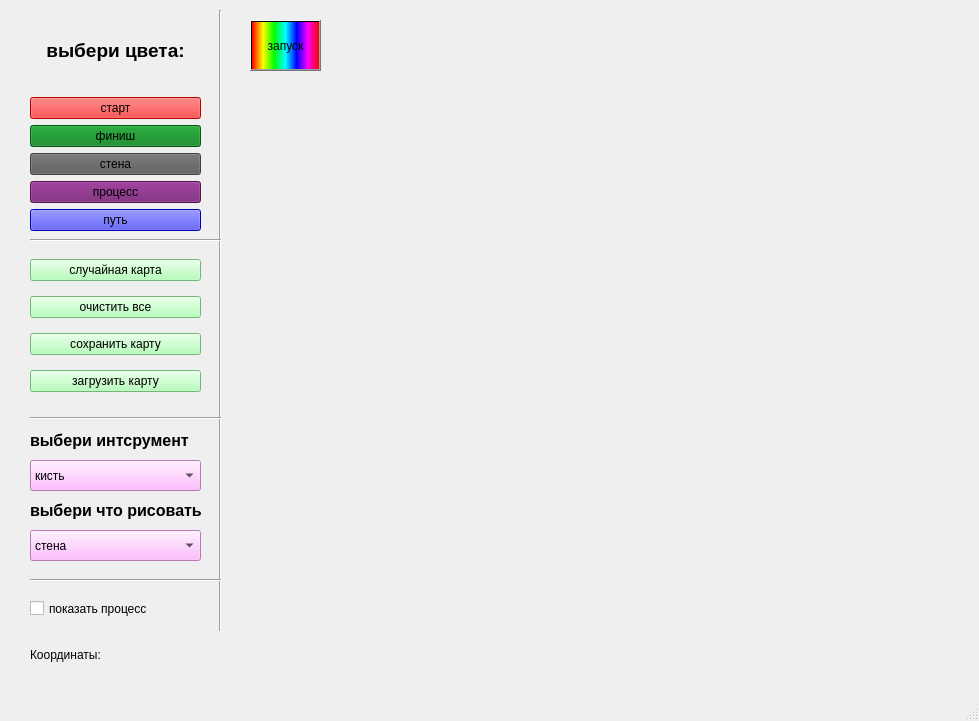
<?xml version="1.0" encoding="UTF-8"?>
<ui version="4.0">
 <class>MainWindow</class>
 <widget class="QMainWindow" name="MainWindow">
  <property name="enabled">
   <bool>true</bool>
  </property>
  <property name="geometry">
   <rect>
    <x>0</x>
    <y>0</y>
    <width>979</width>
    <height>721</height>
   </rect>
  </property>
  <property name="windowTitle">
   <string>MainWindow</string>
  </property>
  <widget class="QWidget" name="centralwidget">
   <widget class="QWidget" name="verticalLayoutWidget">
    <property name="geometry">
     <rect>
      <x>30</x>
      <y>10</y>
      <width>171</width>
      <height>221</height>
     </rect>
    </property>
    <layout class="QVBoxLayout" name="verticalLayout">
     <item>
      <widget class="QLabel" name="label">
       <property name="styleSheet">
        <string notr="true">font: 8pt &quot;Century Gothic&quot;;</string>
       </property>
       <property name="text">
        <string>&lt;html&gt;&lt;head/&gt;&lt;body&gt;&lt;p align=&quot;center&quot;&gt;&lt;span style=&quot; font-size:14pt; font-weight:600;&quot;&gt;выбери цвета:&lt;/span&gt;&lt;/p&gt;&lt;/body&gt;&lt;/html&gt;</string>
       </property>
      </widget>
     </item>
     <item>
      <widget class="QPushButton" name="btn_start">
       <property name="whatsThis">
        <string>&lt;html&gt;&lt;head/&gt;&lt;body&gt;&lt;p&gt;Ctrl+S&lt;/p&gt;&lt;/body&gt;&lt;/html&gt;</string>
       </property>
       <property name="styleSheet">
        <string notr="true">font: 75 12pt &quot;Century Gothic&quot;;
background-color: rgb(255, 0, 0);

</string>
       </property>
       <property name="text">
        <string>старт</string>
       </property>
      </widget>
     </item>
     <item>
      <widget class="QPushButton" name="btn_finish">
       <property name="whatsThis">
        <string>&lt;html&gt;&lt;head/&gt;&lt;body&gt;&lt;p&gt;Ctrl+S&lt;/p&gt;&lt;/body&gt;&lt;/html&gt;</string>
       </property>
       <property name="styleSheet">
        <string notr="true">font: 75 12pt &quot;Century Gothic&quot;;
background-color: rgb(1, 124, 20);
border-color: rgb(255, 85, 255);
</string>
       </property>
       <property name="text">
        <string>финиш</string>
       </property>
      </widget>
     </item>
     <item>
      <widget class="QPushButton" name="btn_wall">
       <property name="whatsThis">
        <string>&lt;html&gt;&lt;head/&gt;&lt;body&gt;&lt;p&gt;Ctrl+S&lt;/p&gt;&lt;/body&gt;&lt;/html&gt;</string>
       </property>
       <property name="styleSheet">
        <string notr="true">font: 75 12pt &quot;Century Gothic&quot;;
background-color: rgb(91, 91, 91);
</string>
       </property>
       <property name="text">
        <string>стена</string>
       </property>
      </widget>
     </item>
     <item>
      <widget class="QPushButton" name="btn_process">
       <property name="whatsThis">
        <string>&lt;html&gt;&lt;head/&gt;&lt;body&gt;&lt;p&gt;Ctrl+S&lt;/p&gt;&lt;/body&gt;&lt;/html&gt;</string>
       </property>
       <property name="styleSheet">
        <string notr="true">font: 75 12pt &quot;Century Gothic&quot;;
background-color: rgb(116, 26, 114);
</string>
       </property>
       <property name="text">
        <string>процесс</string>
       </property>
      </widget>
     </item>
     <item>
      <widget class="QPushButton" name="btn_path">
       <property name="whatsThis">
        <string>&lt;html&gt;&lt;head/&gt;&lt;body&gt;&lt;p&gt;Ctrl+S&lt;/p&gt;&lt;/body&gt;&lt;/html&gt;</string>
       </property>
       <property name="styleSheet">
        <string notr="true">font: 75 12pt &quot;Century Gothic&quot;;

background-color: rgb(2, 2, 255);
</string>
       </property>
       <property name="text">
        <string>путь</string>
       </property>
      </widget>
     </item>
    </layout>
   </widget>
   <widget class="QWidget" name="verticalLayoutWidget_2">
    <property name="geometry">
     <rect>
      <x>30</x>
      <y>250</y>
      <width>171</width>
      <height>151</height>
     </rect>
    </property>
    <layout class="QVBoxLayout" name="verticalLayout_2">
     <item>
      <widget class="QPushButton" name="generate">
       <property name="whatsThis">
        <string>&lt;html&gt;&lt;head/&gt;&lt;body&gt;&lt;p&gt;Ctrl+S&lt;/p&gt;&lt;/body&gt;&lt;/html&gt;</string>
       </property>
       <property name="styleSheet">
        <string notr="true">font: 75 12pt &quot;Century Gothic&quot;;
background-color: rgb(162, 255, 168);

</string>
       </property>
       <property name="text">
        <string>случайная карта</string>
       </property>
      </widget>
     </item>
     <item>
      <widget class="QPushButton" name="clear_all">
       <property name="whatsThis">
        <string>&lt;html&gt;&lt;head/&gt;&lt;body&gt;&lt;p&gt;Ctrl+S&lt;/p&gt;&lt;/body&gt;&lt;/html&gt;</string>
       </property>
       <property name="styleSheet">
        <string notr="true">font: 75 12pt &quot;Century Gothic&quot;;
background-color: rgb(162, 255, 168);
</string>
       </property>
       <property name="text">
        <string>очистить все</string>
       </property>
      </widget>
     </item>
     <item>
      <widget class="QPushButton" name="update_table_button">
       <property name="whatsThis">
        <string>&lt;html&gt;&lt;head/&gt;&lt;body&gt;&lt;p&gt;Ctrl+S&lt;/p&gt;&lt;/body&gt;&lt;/html&gt;</string>
       </property>
       <property name="styleSheet">
        <string notr="true">font: 75 12pt &quot;Century Gothic&quot;;
background-color: rgb(162, 255, 168);
</string>
       </property>
       <property name="text">
        <string>сохранить карту</string>
       </property>
      </widget>
     </item>
     <item>
      <widget class="QPushButton" name="download_the_map">
       <property name="whatsThis">
        <string>&lt;html&gt;&lt;head/&gt;&lt;body&gt;&lt;p&gt;Ctrl+S&lt;/p&gt;&lt;/body&gt;&lt;/html&gt;</string>
       </property>
       <property name="styleSheet">
        <string notr="true">font: 75 12pt &quot;Century Gothic&quot;;
background-color: rgb(162, 255, 168);

</string>
       </property>
       <property name="text">
        <string>загрузить карту</string>
       </property>
      </widget>
     </item>
    </layout>
   </widget>
   <widget class="Line" name="line">
    <property name="geometry">
     <rect>
      <x>210</x>
      <y>10</y>
      <width>20</width>
      <height>621</height>
     </rect>
    </property>
    <property name="orientation">
     <enum>Qt::Vertical</enum>
    </property>
   </widget>
   <widget class="Line" name="line_2">
    <property name="geometry">
     <rect>
      <x>30</x>
      <y>220</y>
      <width>191</width>
      <height>41</height>
     </rect>
    </property>
    <property name="orientation">
     <enum>Qt::Horizontal</enum>
    </property>
   </widget>
   <widget class="QComboBox" name="combo_tool">
    <property name="geometry">
     <rect>
      <x>30</x>
      <y>460</y>
      <width>171</width>
      <height>31</height>
     </rect>
    </property>
    <property name="styleSheet">
     <string notr="true">selection-background-color: rgb(255, 170, 255);
background-color: rgb(255, 170, 255);</string>
    </property>
    <item>
     <property name="text">
      <string>кисть</string>
     </property>
    </item>
    <item>
     <property name="text">
      <string>ластик</string>
     </property>
    </item>
   </widget>
   <widget class="QLabel" name="label_2">
    <property name="geometry">
     <rect>
      <x>30</x>
      <y>430</y>
      <width>201</width>
      <height>21</height>
     </rect>
    </property>
    <property name="styleSheet">
     <string notr="true">font: 75 8pt &quot;Century Gothic&quot;;</string>
    </property>
    <property name="text">
     <string>&lt;!DOCTYPE HTML PUBLIC &quot;-//W3C//DTD HTML 4.0//EN&quot; &quot;http://www.w3.org/TR/REC-html40/strict.dtd&quot;&gt;
&lt;html&gt;&lt;head&gt;&lt;meta name=&quot;qrichtext&quot; content=&quot;1&quot; /&gt;&lt;style type=&quot;text/css&quot;&gt;
p, li { white-space: pre-wrap; }
&lt;/style&gt;&lt;/head&gt;&lt;body style=&quot; font-family:'Century Gothic'; font-size:8pt; font-weight:72; font-style:normal;&quot;&gt;
&lt;p style=&quot; margin-top:12px; margin-bottom:12px; margin-left:0px; margin-right:0px; -qt-block-indent:0; text-indent:0px;&quot;&gt;&lt;span style=&quot; font-size:12pt; font-weight:600; color:#000000;&quot;&gt;выбери интсрумент&lt;/span&gt;&lt;/p&gt;&lt;/body&gt;&lt;/html&gt;</string>
    </property>
   </widget>
   <widget class="Line" name="line_3">
    <property name="geometry">
     <rect>
      <x>30</x>
      <y>410</y>
      <width>191</width>
      <height>16</height>
     </rect>
    </property>
    <property name="orientation">
     <enum>Qt::Horizontal</enum>
    </property>
   </widget>
   <widget class="QComboBox" name="combo_type">
    <property name="geometry">
     <rect>
      <x>30</x>
      <y>530</y>
      <width>171</width>
      <height>31</height>
     </rect>
    </property>
    <property name="styleSheet">
     <string notr="true">background-color: rgb(255, 170, 255);
selection-background-color: rgb(255, 170, 255);</string>
    </property>
    <item>
     <property name="text">
      <string>стена</string>
     </property>
    </item>
    <item>
     <property name="text">
      <string>старт</string>
     </property>
    </item>
    <item>
     <property name="text">
      <string>финиш</string>
     </property>
    </item>
   </widget>
   <widget class="QLabel" name="label_3">
    <property name="geometry">
     <rect>
      <x>30</x>
      <y>500</y>
      <width>181</width>
      <height>21</height>
     </rect>
    </property>
    <property name="styleSheet">
     <string notr="true">font: 75 8pt &quot;Century Gothic&quot;;</string>
    </property>
    <property name="text">
     <string>&lt;html&gt;&lt;head/&gt;&lt;body&gt;&lt;p&gt;&lt;span style=&quot; font-size:12pt; font-weight:600; color:#000000;&quot;&gt;выбери что рисовать&lt;/span&gt;&lt;/p&gt;&lt;/body&gt;&lt;/html&gt;</string>
    </property>
   </widget>
   <widget class="QCheckBox" name="show_pr">
    <property name="geometry">
     <rect>
      <x>30</x>
      <y>600</y>
      <width>181</width>
      <height>17</height>
     </rect>
    </property>
    <property name="styleSheet">
     <string notr="true">font: 13pt &quot;Century Gothic&quot;;
</string>
    </property>
    <property name="text">
     <string>показать процесс</string>
    </property>
   </widget>
   <widget class="QLabel" name="coords">
    <property name="geometry">
     <rect>
      <x>30</x>
      <y>640</y>
      <width>231</width>
      <height>31</height>
     </rect>
    </property>
    <property name="styleSheet">
     <string notr="true">font: 14pt &quot;Century Gothic&quot;;</string>
    </property>
    <property name="text">
     <string>&lt;html&gt;&lt;head/&gt;&lt;body&gt;&lt;p&gt;&lt;span style=&quot; font-weight:400; color:#000000;&quot;&gt;Координаты:&lt;/span&gt;&lt;/p&gt;&lt;/body&gt;&lt;/html&gt;</string>
    </property>
   </widget>
   <widget class="Line" name="line_4">
    <property name="geometry">
     <rect>
      <x>30</x>
      <y>570</y>
      <width>191</width>
      <height>21</height>
     </rect>
    </property>
    <property name="orientation">
     <enum>Qt::Horizontal</enum>
    </property>
   </widget>
   <widget class="QPushButton" name="btn_play">
    <property name="geometry">
     <rect>
      <x>250</x>
      <y>20</y>
      <width>71</width>
      <height>51</height>
     </rect>
    </property>
    <property name="styleSheet">
     <string notr="true">background-color: qlineargradient(spread:pad, x1:0, y1:0, x2:1, y2:0, stop:0 rgba(255, 0, 0, 255), stop:0.166 rgba(255, 255, 0, 255), stop:0.333 rgba(0, 255, 0, 255), stop:0.5 rgba(0, 255, 255, 255), stop:0.666 rgba(0, 0, 255, 255), stop:0.833 rgba(255, 0, 255, 255), stop:1 rgba(255, 0, 0, 255));</string>
    </property>
    <property name="text">
     <string>запуск</string>
    </property>
   </widget>
  </widget>
  <widget class="QMenuBar" name="menubar">
   <property name="geometry">
    <rect>
     <x>0</x>
     <y>0</y>
     <width>979</width>
     <height>21</height>
    </rect>
   </property>
  </widget>
  <widget class="QStatusBar" name="statusbar"/>
 </widget>
 <resources/>
 <connections/>
</ui>
